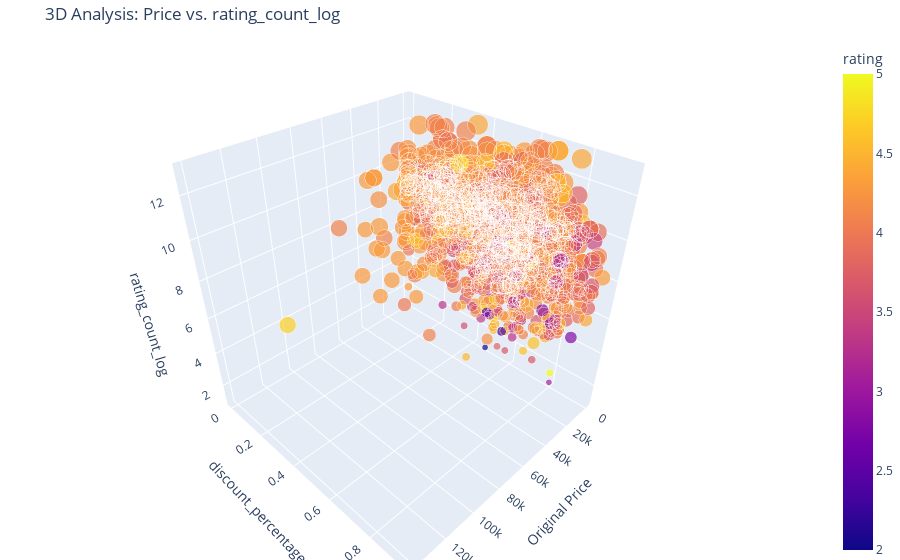

Source (notebook cell):
### Code cell
import plotly.express as px

# 3D Scatter Plot 생성
fig = px.scatter_3d(
    df, 
    x='actual_price', 
    y='discount_percentage', 
    z='rating_count_log',
    color='rating',           # 평점에 따라 색상 변경
    size='rating_count_log',      # 리뷰 수가 많을수록 점을 크게 표시
    opacity=0.7,
    labels={'actual_price': 'Original Price', 'discount_percentage': 'discount_percentage', 'rating_count_log': 'rating_count_log'},
    title='3D Analysis: Price vs. rating_count_log'
)

# 레이아웃 설정 (차트가 너무 작지 않게)
fig.update_layout(margin=dict(l=0, r=0, b=0, t=40))
fig.show()

### Figure 1 — Plotly figure (JSON) as saved in the notebook; plotly's stock layout.template omitted (floating-point values rounded to 4 significant figures; data arrays with more than 128 entries replaced by an {"elided": "..."} marker saying what was removed)
{"data": [{"hovertemplate": "Original Price=%{x}<br>discount_percentage=%{y}<br>rating_count_log=%{marker.size}<br>rating=%{marker.color}<extra></extra>", "legendgroup": "", "marker": {"color": {"elided": "1424 float values"}, "coloraxis": "coloraxis", "opacity": 0.7, "size": {"elided": "1424 float values"}, "sizemode": "area", "sizeref": 0.03241, "symbol": "circle"}, "mode": "markers", "name": "", "scene": "scene", "showlegend": false, "type": "scatter3d", "x": {"elided": "1424 float values"}, "y": {"elided": "1424 float values"}, "z": {"elided": "1424 float values"}}], "layout": {"coloraxis": {"colorbar": {"title": {"text": "rating"}}, "colorscale": [[0, "#0d0887"], [0.1111, "#46039f"], [0.2222, "#7201a8"], [0.3333, "#9c179e"], [0.4444, "#bd3786"], [0.5556, "#d8576b"], [0.6667, "#ed7953"], [0.7778, "#fb9f3a"], [0.8889, "#fdca26"], [1, "#f0f921"]]}, "legend": {"itemsizing": "constant", "tracegroupgap": 0}, "margin": {"b": 0, "l": 0, "r": 0, "t": 40}, "scene": {"domain": {"x": [0, 1], "y": [0, 1]}, "xaxis": {"title": {"text": "Original Price"}}, "yaxis": {"title": {"text": "discount_percentage"}}, "zaxis": {"title": {"text": "rating_count_log"}}}, "title": {"text": "3D Analysis: Price vs. rating_count_log"}}}
